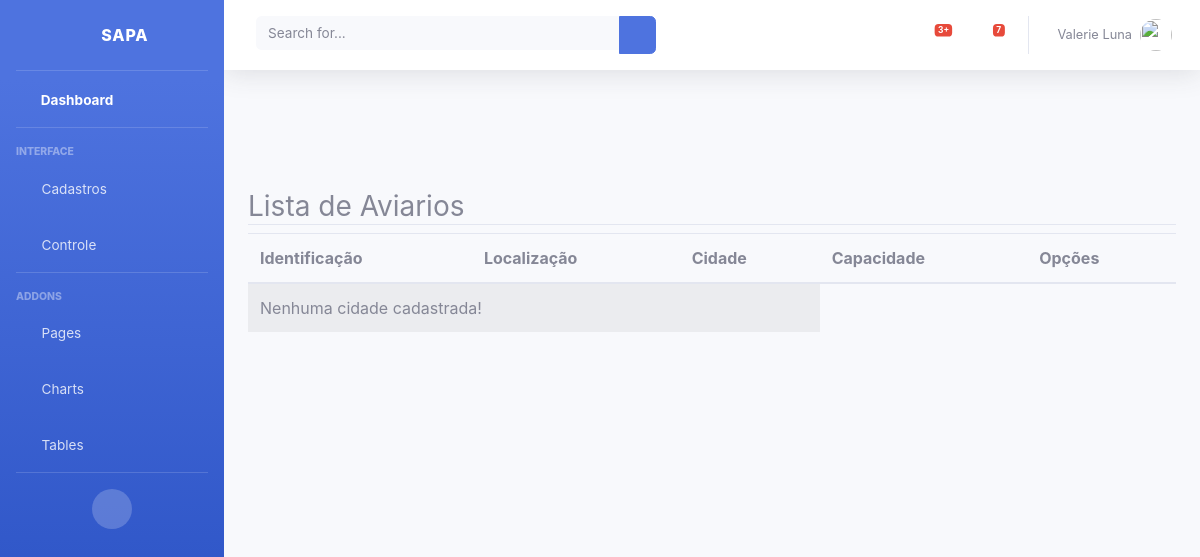
Before: /listar/aviario/ (signed in) with the older database file.
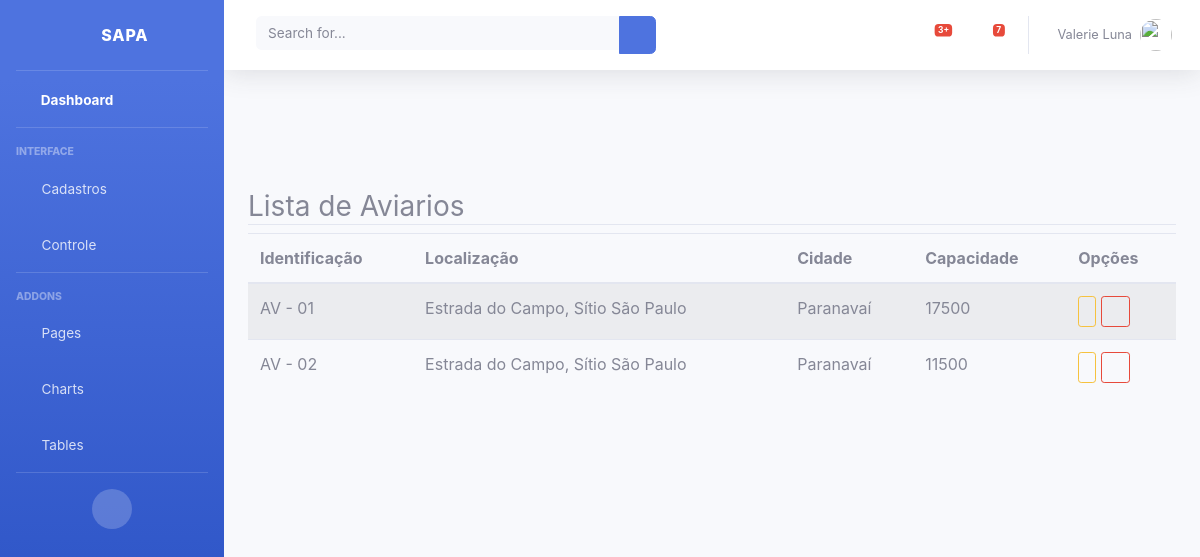
After: the same page with the newer database file.
### cadastros/models.py (models this page shows, shortened)
class Aviario(models.Model):
    identificacao          = models.CharField(max_length=10, verbose_name = "Identificação")
    localizacao            = models.CharField(max_length=100, verbose_name = "Localização")
    cidade                 = models.ForeignKey(Cidade, on_delete=models.PROTECT)
    largura                = models.PositiveIntegerField()
    comprimento            = models.PositiveIntegerField()
    capacidadeAlojamento   = models.PositiveIntegerField(verbose_name = "Capacidade de Alojamento")
    ventilacao             = models.CharField(max_length=50, verbose_name = "Tipo de ventilação")

class Cidade(models.Model):
    nome        = models.CharField(max_length=50)
    estado      = models.ForeignKey(Estado, on_delete=models.PROTECT)

### cadastros/views.py (the view)
# urls.py: path('listar/aviario/', AviarioList.as_view(), name="listar-aviario"),
class AviarioList(LoginRequiredMixin, ListView):
    model = Aviario
    template_name = "cadastros/list_aviario.html"

### cadastros/templates/cadastros/list_aviario.html (shortened to what this page needs)
{% extends 'cadastros/base.html'%}
{% load static %}
{% load crispy_forms_tags %}
{% block conteudo %}
<div class="container py-5">
    <div class="row mt-5">
        <div class="col-lg">
            <h3 class="border-bottom">
                Lista de Aviarios
            </h3>
        </div>
    </div>
    <div class="row">
        <div class="col-lg">
            <table class="table table-striped">
                <thead>
                    <tr>
                        <th>Identificação</th>
                        <th>Localização</th>
                        <th>Cidade</th>
                        <th>Capacidade</th>
                        <th>Opções</th>
                    </tr>
                </thead>
                <tbody>
                    {% for aviario in object_list %}
                        <tr>
                            <td>{{aviario.identificacao}}</td>
                            <td>{{aviario.localizacao}}</td>
                            <td>{{aviario.cidade.nome}}</td>
                            <td>{{aviario.capacidadeAlojamento}}</td>
                            <td>
                                <a href="{% url 'editar-aviario' aviario.pk %}" class="btn btn-outline-warning btn-sm">
                                </a>
                                <a href="{% url 'excluir-aviario' aviario.pk %}" class="btn btn-outline-danger btn-sm">
                                    <i class="fa fa-trash" aria-hidden="true"></i>
                                </a>
                            </td>
                            {% empty %}
                            <tr>
                                <td colspan="3">Nenhuma cidade cadastrada!</td>
                            </tr>
                    {% endfor %}
                </tbody>
            </table>
        </div>
    </div>
</div>
{% endblock %}

Changed rows visible on the page:
added Aviario: identificacao "AV - 01", localizacao "Estrada do Campo, Sítio São Paulo", cidade.nome "Paranavaí", capacidadeAlojamento "17500"
added Aviario: identificacao "AV - 02", localizacao "Estrada do Campo, Sítio São Paulo", cidade.nome "Paranavaí", capacidadeAlojamento "11500"
Other visible differences:
text no longer shown: "Nenhuma cidade cadastrada!"
